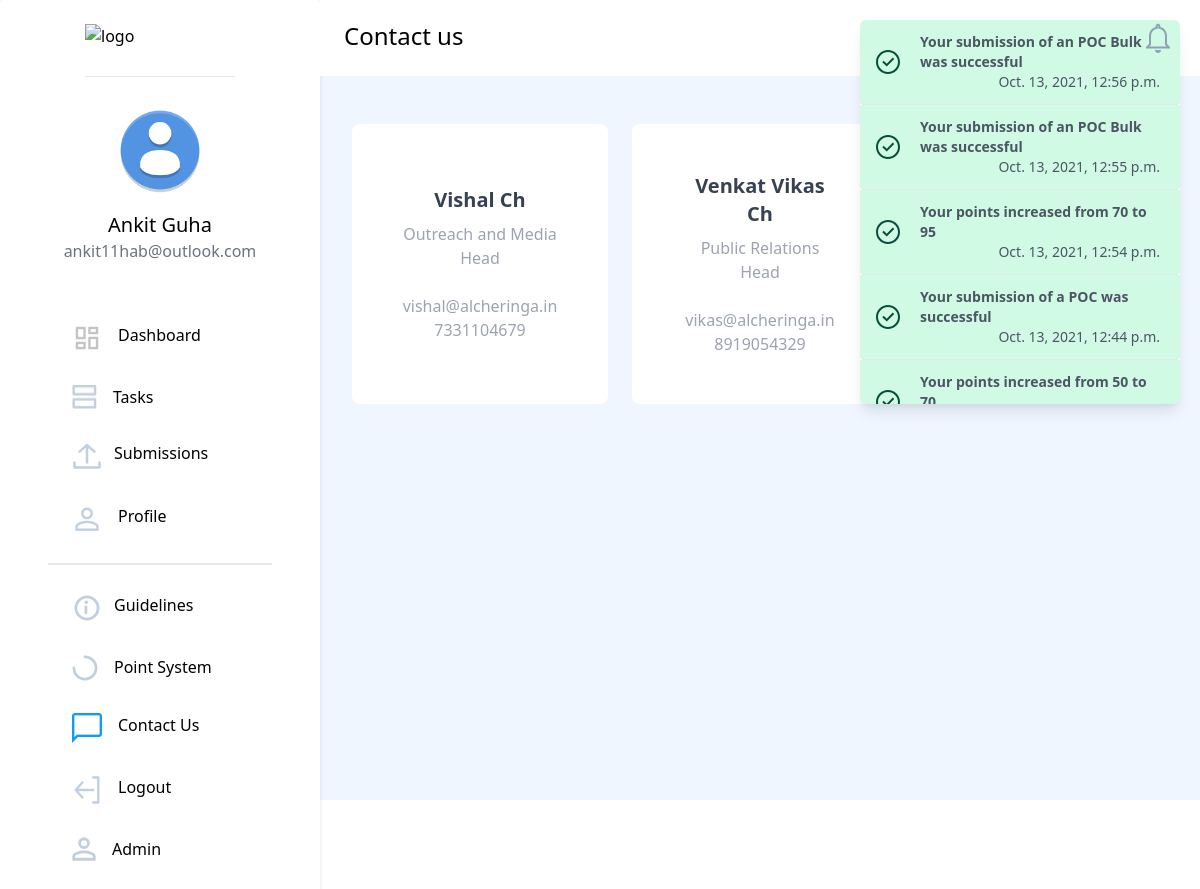
Screenshot of /contactus (signed in) with the database file from the repository.
### users/models.py (models this page shows, shortened)
class NewUser(AbstractBaseUser, PermissionsMixin):
    id = models.SlugField(primary_key=True, default=uuid.uuid4)
    alcherid = models.CharField(
        max_length=9, blank=True, unique=True, default=create_new_ref_number)
    img = models.ImageField(
        upload_to="image-uploads/", default='image-uploads/user.png')
    email = models.EmailField(_('email address'), unique=True)
    username = models.CharField(max_length=150, unique=False, default="user")
    firstname = models.CharField(max_length=150, blank=True)
    phone = PhoneNumberField(unique=False, blank=True)
    graduation_year = models.CharField(max_length=200, unique=False)
    college_state = models.CharField(max_length=200, unique=False)
    college_city = models.CharField(max_length=200, unique=False)
    college_name = models.CharField(max_length=200, unique=False)
    position_of_responsibility = models.CharField(
        max_length=200, unique=False, blank=True)
    interested_modules = models.CharField(
        max_length=200, unique=False, blank=True)
    referred_by = models.CharField(
        max_length=9, blank=True)
    referrals = models.IntegerField(default=0)
    date_joined = models.DateTimeField(default=timezone.now)
    provider = models.CharField(max_length=200, unique=False, default="email")
    about = models.TextField(_('about'), max_length=500, blank=True)
    is_staff = models.BooleanField(default=False)
    is_active = models.BooleanField(default=False)
    objects = CustomAccountManager()
    points = models.IntegerField(default=50)
    tasks = models.IntegerField(default=0)
    instahandle = models.CharField(
        max_length=200, blank=True, null=True, unique=True, )
    USERNAME_FIELD = 'email'
    REQUIRED_FIELDS = ['firstname']

### dashboard/models.py (models this page shows, shortened)
class Notifications(models.Model):
    TYPECHOICES = [
        ('Success', 'Success'),
        ('Warning', 'Warning'),
        ('Info', 'Info'),
    ]
    id = models.SlugField(primary_key=True, default=uuid.uuid4)
    message = models.CharField(max_length=200)
    user = models.ForeignKey(
        'users.NewUser', default=None, null=True,blank=True, on_delete=models.CASCADE)
    created_on = models.DateTimeField(default=timezone.now)
    type = models.CharField(max_length=200,choices=TYPECHOICES)
    isread=models.BooleanField(default=False)

### dashboard/views.py (the view)
# urls.py: path('contactus', dashboard_views.contactus, name='contactus'),
@login_required
def contactus(request):
    if request.user.is_authenticated:
        notification_list = Notifications.objects.filter(
            Q(user=request.user) | Q(user=None)).order_by('-created_on')
        isread = True
        notification_list = Notifications.objects.filter(
            Q(user=request.user) | Q(user=None)).order_by('-created_on')
        for notif in notification_list:
            if not notif.isread:
                isread = False
                break
        context = {
            'heading': 'Contact us',
            'notification_list': notification_list, 'isread': isread
        }
        return render(request, 'dashboard/contactus.html', context)
    else:
        return render(request, 'dashboard/landing_page.html')

### templates/dashboard/contactus.html (shortened to what this page needs)
{% extends '../basic.html'%}
{% block body %}
<body>
    <div class="bg-blue-50 flex">
        {% include "../navbar.html" %}
        <div class="flex">
            <div>
                <section class="max-w-6xl mx-auto px-4 sm:px-6 lg:px-4 py-12">
                    <div class="grid grid-cols-1 sm:grid-cols-2 md:grid-cols-2 lg:grid-cols-3 gap-6">
                        <div class="w-full bg-white rounded-lg p-12 flex flex-col justify-center items-center">
                            <div class="text-center">
                                <p class="text-xl text-gray-700 font-bold mb-2">Vishal Ch</p>
                                <p class="text-base text-gray-400 font-normal">Outreach and Media<br>Head</p><br>
                                <p class="text-base text-gray-400 font-normal">vishal@alcheringa.in</p>
                                <p class="text-base text-gray-400 font-normal">7331104679</p>
                            </div>
                        </div>
                        <div class="w-full bg-white rounded-lg p-12 flex flex-col justify-center items-center">
                            <div class="text-center">
                                <p class="text-xl text-gray-700 font-bold mb-2">Venkat Vikas Ch</p>
                                <p class="text-base text-gray-400 font-normal">Public Relations<br>Head</p><br>
                                <p class="text-base text-gray-400 font-normal">vikas@alcheringa.in</p>
                                <p class="text-base text-gray-400 font-normal">8919054329</p>
                            </div>
                        </div>
                        <div class="w-full bg-white rounded-lg p-12 flex flex-col justify-center items-center">
                            <div class="text-center">
                                <p class="text-xl text-gray-700 font-bold mb-2">Ankit Agarwal</p>
                                <p class="text-base text-gray-400 font-normal">Public Relations<br>Head</p><br>
                                <p class="text-base text-gray-400 font-normal">ankit.a@alcheringa.in</p>
                                <p class="text-base text-gray-400 font-normal">9983072631</p>
                            </div>
                        </div>
                    </div>
                </section>
            </div>
        </div>
    </div>
    </div>
</body>
{%endblock%}

### templates/navbar.html (shortened to what this page needs)
{% load static %}
<nav class="hidden sm:block bg-white h-screen w-80 border-gray-400 rounded">
    <div class="flex flex-col justify-center bg-white w-80 border-gray-400 rounded shadow-md px-12">
        <a href="/"><img src="https://i.ibb.co/28C2v0b/image.png" class="mt-6 mx-auto pb-3 border-b" width="150px"
                height="40px" alt="logo" border="0" /></a>
        <div class="flex flex-col justify-center my-7">
            <img src="{{request.user.img.url}}" width="90px" alt="profile pic" border="0"
                class="mx-auto rounded-full" />
            <div class="pt-4 font-medium text-xl text-center">{{request.user.firstname}}</div>
            <div class="text-gray-500 text-base font-normal text-center">{{request.user.email}}</div>
        </div>
        <div class="elements pt-2 mt-2 mb-28 flex flex-col justify-center">
            <a href="{% url 'dashboard_page' %}"
                class="rounded-full flex flex-nowrap py-4 pl-6 w-60 hover:border-0 hover:bg-gray-100 hover:no-underline">
                {% if heading == 'Dashboard' %}
                <img src="{% static 'icons/dashboard-active.png' %}" />
                {% else %}
                <img src="{% static 'icons/dashboard.png' %}" />
                {% endif %}
                <p class="pl-4 hover:no-underline">Dashboard</p>
            </a>
            <a href="{% url 'tasks' %}"
                class="rounded-full flex flex-nowrap py-4 pl-6 w-60 hover:border-0 hover:bg-gray-100 hover:no-underline">
                {% if heading == 'Tasks' %}
                <img src="{% static 'icons/tasks-active.png' %}" />
                {% else %}
                <img src="{% static 'icons/tasks.png' %}" />
                {% endif %}
                <p class="pl-4 hover:no-underline">Tasks</p>
            </a>
            <a href="{% url 'submissionhome' %}"
                class="rounded-full flex flex-nowrap py-4 w-60 pl-6 hover:border-0 hover:bg-gray-100 hover:no-underline">
                {% if heading == 'Submissions' %}
                <img src="{% static 'icons/submission-active.png' %}" />
                {% else %}
                <img src="{% static 'icons/submission.png' %}" />
                {% endif %}
                <p class="pl-3 no-underline">Submissions</p>
            </a>
            <a href="{% url 'profile' %}"
                class="rounded-full flex flex-nowrap py-4 w-60 pl-6 hover:border-0 hover:bg-gray-100 mb-3 hover:no-underline"
                style="cursor:pointer;">
                {% if heading == 'Profile' %}
                <img src="{% static 'icons/profile-active.png' %}" />
                {% else %}
                <img src="{% static 'icons/profile.png' %}" />
                {% endif %}
                <p class="pl-4 no-underline">Profile</p>
            </a>
            <hr class="border bg-gray-200" />
            <a href=""
                class="rounded-full flex flex-nowrap py-4 w-60 pl-6 hover:border-0 hover:bg-gray-100 hover:no-underline mt-3">
                <p class="pl-3 no-underline">Guidelines</p>
            </a>
            <a href="{% static 'pdfs/scoring.pdf' %}" target = "_blank"
                class="rounded-full flex flex-nowrap py-4 w-60 pl-6 hover:border-0 hover:bg-gray-100 hover:no-underline">
                <p class="pl-4 no-underline">Point System</p>
            </a>
            <a href="{% url 'contactus' %}"
                class="rounded-full flex flex-nowrap py-4 w-60 pl-6 hover:border-0 hover:bg-gray-100 hover:no-underline">
                {% if heading == 'Contact us' %}
                <img src="{% static 'icons/contactus-active.png' %}" />
                {% else %}
                <img src="{% static 'icons/contactus.png' %}" />
                {% endif %}
                <p class="pl-4 no-underline">Contact Us</p>
            </a>
            <a href="{% url 'logout' %}"
                class="side rounded-full flex flex-nowrap py-4 pl-6 w-60 hover:border-0 hover:bg-gray-100 hover:no-underline">
                <p class="pl-4 no-underline">Logout</p>
            </a>
            {% if request.user.is_staff %}
            <a href="/admin"
                class="rounded-full flex flex-nowrap py-4 w-60 pl-6 hover:border-0 hover:bg-gray-100 mb-3 hover:no-underline"
                style="cursor:pointer;">
                <p class="pl-4 no-underline">Admin</p>
            </a>
            {%endif%}
        </div>
    </div>
</nav>
<div class="mx-4 flex-grow" x-data="{ dropdownOpen: false }">
    <nav class=" px-6 py-5 flex justify-between bg-white sm:bg-none -mx-4 mx-0">
        <a class=" font-medium text-2xl ">{{ heading }}</a>
        {%include 'navbarnotifications.html'%}
    </nav>

### templates/navbarnotifications.html (shortened to what this page needs)
{% load static %}
<button @click="dropdownOpen = !dropdownOpen" id="notif_unread" style="z-index:100;">
    {% if isread %}
    <img src="{% static 'icons/notifications-read.png' %}" id="notif_unread_img"/>
    {% else %}
    <img src="{% static 'icons/notifications-unread.png' %}" id="notif_unread_img"/>
    {% endif %}
</button>
<div x-show="dropdownOpen" @click="dropdownOpen = false" class="fixed inset-0 h-full w-full z-10"></div>
<div x-show="dropdownOpen" class="absolute right-0 bg-white rounded-md shadow-lg overflow-y-scroll max-h-96 z-20 lg:mx-5"
    style="width:20rem;" id="dropdown" style="display:none;">
    {% for notification in notification_list %}
    {% if notification.type == 'Info' %}
    <div>
        <a class="flex items-center px-4 py-3 border-b hover:bg-blue-300 bg-blue-100 rounded-b text-blue-900">
            <div class="py-1"><svg class="fill-current h-6 w-6 text-teal-500 mr-4" xmlns="http://www.w3.org/2000/svg"
                    viewBox="0 0 20 20">
                    <path
                        d="M2.93 17.07A10 10 0 1 1 17.07 2.93 10 10 0 0 1 2.93 17.07zm12.73-1.41A8 8 0 1 0 4.34 4.34a8 8 0 0 0 11.32 11.32zM9 11V9h2v6H9v-4zm0-6h2v2H9V5z" />
                </svg>
            </div>
            <p class="text-gray-600 text-sm mx-1 flex-grow">
                <span class="font-bold" href="#">{{notification.message}}</span>
                <br /><span class="font-thin float-right" href="#">{{notification.created_on}}</span>
            </p>
        </a>
    </div>
    {% elif notification.type == 'Success' %}
    <div>
        <a class="flex items-center px-4 py-3 border-b hover:bg-green-300 bg-green-100 rounded-b text-green-900">
            <div class="py-1">
            </div>
            <div class="text-gray-600 text-sm mx-1 flex-grow">
                <span class="font-bold" href="#">{{notification.message}}</span>
                <br /><span class="font-thin float-right" href="#">{{notification.created_on}}</span>
            </div>
        </a>
    </div>
    {% endif %}
    {% endfor %}
</div>

### rows the page displays
NewUser: user.img (placeholder picture), user.firstname "Ankit Guha", user.email "ankit11hab@outlook.com"
Notifications: message "Your submission of an POC Bulk was successful", created_on "Oct. 13, 2021, 12:56 p.m."
Notifications: message "Your submission of an POC Bulk was successful", created_on "Oct. 13, 2021, 12:55 p.m."
Notifications: message "Your points increased from 70 to 95", created_on "Oct. 13, 2021, 12:54 p.m."
Notifications: message "Your submission of a POC was successful", created_on "Oct. 13, 2021, 12:44 p.m."
Notifications: message "Your points increased from 50 to…"

### other values shown
{{ heading }} "Contact us"
